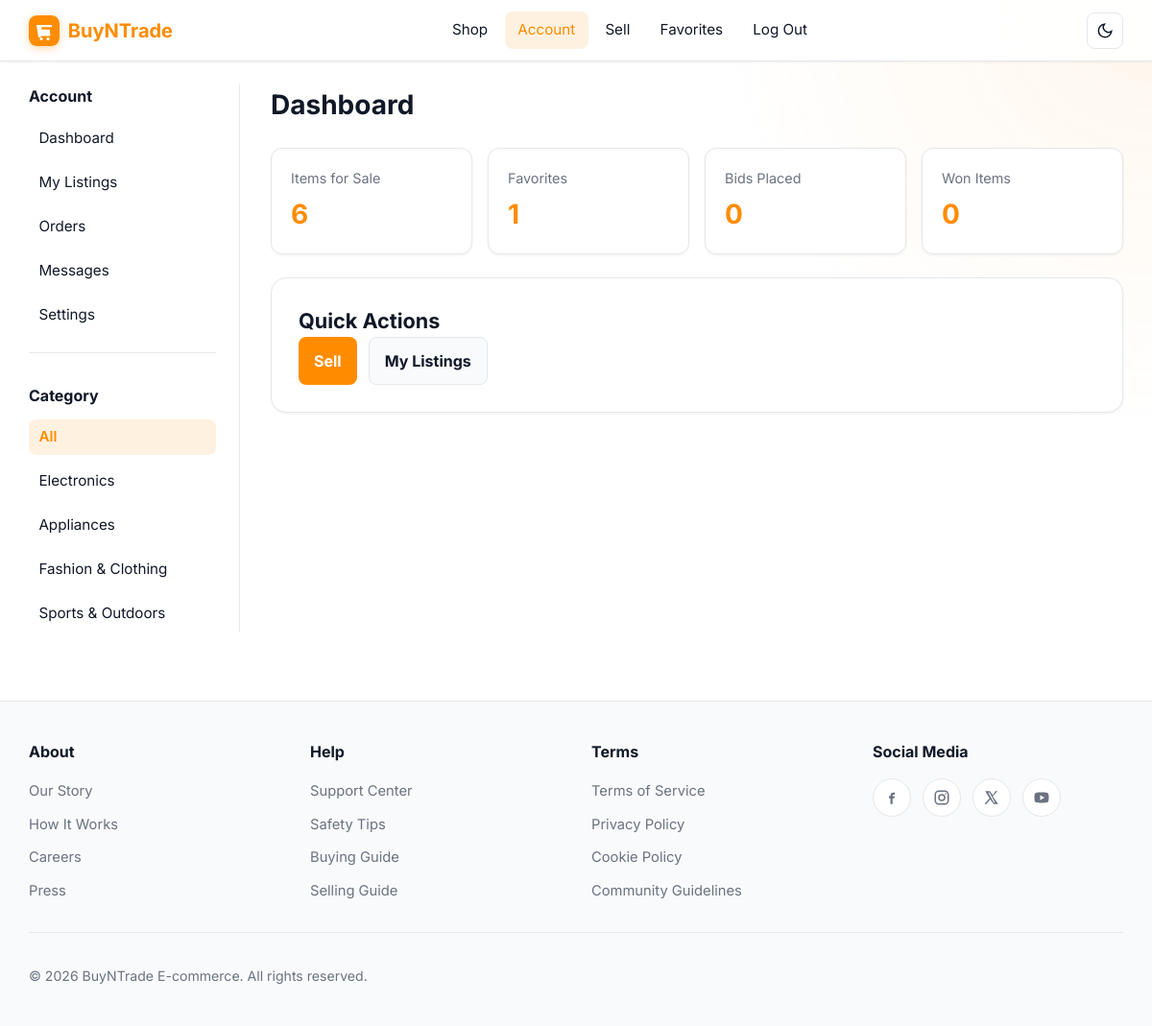
The page /dashboard/ (signed in) on the database its author committed.
### buyntrade/models.py (models this page shows, shortened)
class Category(models.Model):
    name = models.CharField(max_length=64)

### buyntrade/views.py (the view)
# urls.py: path("dashboard/", views.dashboard_view, name="dashboard"),
@login_required
def dashboard_view(request):
    return render(request, "buyntrade/dashboard.html", {
        "active_sidebar": "dashboard",
        "active_listings_count": request.user.listings.filter(active=True).count(),
        "watchlist_count": request.user.watchlist.count(),
        "bids_count": request.user.bids.count(),
        "won_count": request.user.won_listings.count(),
        **_sidebar_context(),
    })

### buyntrade/context_processors.py (called while the page is built)
def site_branding(request):
    return {
        "site_name": "BuyNTrade E-Commerce",
    }

### buyntrade/views.py (called while the page is built)
def _sidebar_categories():
    categories = []
    for name in SIDEBAR_CATEGORIES:
        category = Category.objects.filter(name=name).first()
        if category:
            categories.append(category)
    return categories

def _sidebar_context(active_category_id=None, active_sidebar=None):
    return {
        "categories": _sidebar_categories(),
        "active_category_id": active_category_id,
        "active_sidebar": active_sidebar,
        "popular_areas": POPULAR_AREAS,
    }

### buyntrade/templates/buyntrade/dashboard.html (shortened to what this page needs)
{% extends "buyntrade/layout.html" %}
{% block body %}
<div class="shop-layout">
  {% include "buyntrade/_shop_sidebar.html" %}
  <section class="shop-main">
    <div class="shop-toolbar">
      <h1 class="shop-title">Dashboard</h1>
    </div>
    <div class="dashboard-stats">
      <a class="stat-card stat-card-link" href="{% url 'my_listings' %}">
        <p class="stat-label">Items for Sale</p>
        <p class="stat-value">{{ active_listings_count }}</p>
      </a>
      <a class="stat-card stat-card-link" href="{% url 'watchlist' %}">
        <p class="stat-label">Favorites</p>
        <p class="stat-value">{{ watchlist_count }}</p>
      </a>
      <div class="stat-card">
        <p class="stat-label">Bids Placed</p>
        <p class="stat-value">{{ bids_count }}</p>
      </div>
      <a class="stat-card stat-card-link" href="{% url 'orders' %}">
        <p class="stat-label">Won Items</p>
        <p class="stat-value">{{ won_count }}</p>
      </a>
    </div>
    <div class="panel panel-wide dashboard-panel">
      <h2 class="section-title">Quick Actions</h2>
      <div class="dashboard-actions">
        <a class="btn btn-cart" href="{% url 'create' %}">Sell</a>
        <a class="btn btn-secondary" href="{% url 'my_listings' %}">My Listings</a>
      </div>
    </div>
  </section>
</div>
{% endblock %}

### buyntrade/templates/buyntrade/_shop_sidebar.html (shortened to what this page needs)
<aside class="shop-sidebar" id="shop-sidebar">
  <div class="shop-sidebar-panel" id="shop-sidebar-panel">
  {% include "buyntrade/_sidebar_account_nav.html" %}
  {% if categories %}
  <div class="filter-block">
    <h3 class="filter-heading">Category</h3>
    <ul class="filter-links">
      <li>
        <a href="{% url 'index' %}" class="{% if not active_category_id %}active{% endif %}">All</a>
      </li>
      {% for category in categories %}
        <li>
          <a href="{% url 'category_listings' category.id %}" class="{% if active_category_id == category.id %}active{% endif %}">
            {{ category.name }}
          </a>
        </li>
      {% endfor %}
    </ul>
  </div>
  {% endif %}
  </div>
</aside>

### buyntrade/static/buyntrade/styles.css (style rules this page uses)
:root { --orange: #ff8c00; --orange-hover: #e67e00; --orange-soft: rgba(255, 140, 0, 0.12); --radius-sm: 8px; --radius-md: 12px; --radius-lg: 16px; --radius-pill: 999px; --nav-height: 64px; --transition: 0.2s ease; --shadow-sm: 0 1px 3px rgba(0, 0, 0, 0.06); --shadow-md: 0 8px 24px rgba(0, 0, 0, 0.08); --shadow-lg: 0 16px 40px rgba(0, 0, 0, 0.1); }
[data-theme="light"] { --bg: #ffffff; --bg-soft: #f8fafc; --bg-product: #fff9e6; --bg-card: #ffffff; --bg-elevated: #ffffff; --border: #e5e7eb; --text: #111827; --text-muted: #6b7280; --nav-bg: rgba(255, 255, 255, 0.92); --shadow: 0 4px 20px rgba(0, 0, 0, 0.06); --input-bg: #ffffff; --footer-bg: #f9fafb; --accent: var(--orange); --surface: #ffffff; --hero-gradient: linear-gradient(135deg, rgba(255, 140, 0, 0.14) 0%, rgba(255, 140, 0, 0.03) 55%, transparent 100%); }
*, *::before, *::after { box-sizing: border-box; }
html { scroll-behavior: smooth; }
body { margin: 0; min-height: 100vh; font-family: "Inter", Arial, Helvetica, sans-serif; background: var(--bg); color: var(--text); line-height: 1.5; transition: background var(--transition), color var(--transition); }
a { color: inherit; text-decoration: none; }
.shop-layout { display: grid; grid-template-columns: 220px minmax(0, 1fr); gap: 2rem; align-items: start; }
.shop-sidebar { position: sticky; top: calc(var(--nav-height) + 1rem); align-self: start; max-height: calc(100vh - var(--nav-height) - 2rem); overflow-y: auto; overscroll-behavior: contain; scrollbar-width: none; -ms-overflow-style: none; border-right: 1px solid var(--border); padding-right: 1.5rem; }
.shop-sidebar-panel { display: block; }
.filter-block + .filter-block { margin-top: 2rem; }
.filter-heading { margin: 0 0 0.85rem; font-size: 1rem; font-weight: 700; }
.filter-links { list-style: none; padding: 0; margin: 0; display: grid; gap: 0.55rem; }
.filter-links a { display: block; padding: 0.45rem 0.65rem; border-radius: var(--radius-sm); color: var(--text); font-size: 0.95rem; transition: color var(--transition), background var(--transition); }
.filter-links a:hover, .filter-links a.active { color: var(--orange); font-weight: 600; background: var(--orange-soft); }
.shop-main { min-width: 0; }
.shop-toolbar { display: flex; align-items: center; justify-content: space-between; gap: 1rem; margin-bottom: 1.5rem; flex-wrap: wrap; }
.shop-title { margin: 0; font-size: 1.75rem; font-weight: 700; }
.dashboard-stats { display: grid; grid-template-columns: repeat(4, minmax(0, 1fr)); gap: 1rem; margin-bottom: 1.5rem; }
.stat-card { padding: 1.25rem; border-radius: var(--radius-md); background: var(--bg-card); border: 1px solid var(--border); box-shadow: var(--shadow-sm); transition: transform var(--transition), border-color var(--transition); }
.stat-card-link { display: block; color: inherit; text-decoration: none; }
.stat-label { margin: 0 0 0.35rem; color: var(--text-muted); font-size: 0.9rem; }
.stat-value { margin: 0; font-size: 1.75rem; font-weight: 700; color: var(--orange); }
.dashboard-panel { margin-top: 1rem; }
.dashboard-actions { display: flex; flex-wrap: wrap; gap: 0.75rem; }
.dashboard-actions .btn-cart { width: auto; }
.btn { display: inline-flex; align-items: center; justify-content: center; padding: 0.75rem 1rem; border: none; border-radius: var(--radius-sm); font-weight: 700; cursor: pointer; transition: background var(--transition), transform var(--transition), box-shadow var(--transition); }
.btn-cart, .btn-primary { width: 100%; background: var(--orange); color: #ffffff; text-align: center; }
.btn-secondary { background: var(--bg-soft); color: var(--text); border: 1px solid var(--border); transition: background var(--transition), border-color var(--transition), color var(--transition); }
.panel { max-width: 760px; margin: 0 auto; padding: 1.75rem; border-radius: var(--radius-lg); background: var(--bg-card); border: 1px solid var(--border); box-shadow: var(--shadow-sm); }
.panel-wide { max-width: 960px; }
.section-title { margin: 0; font-size: 1.35rem; font-weight: 700; }

### rows shown on the page
Category: name "Electronics"
Category: name "Appliances"
Category: name "Fashion & Clothing"
Category: name "Sports & Outdoors"

### other values the page prints
{{ active_listings_count }} "6"
{{ watchlist_count }} "1"
{{ bids_count }} "0"
{{ won_count }} "0"
